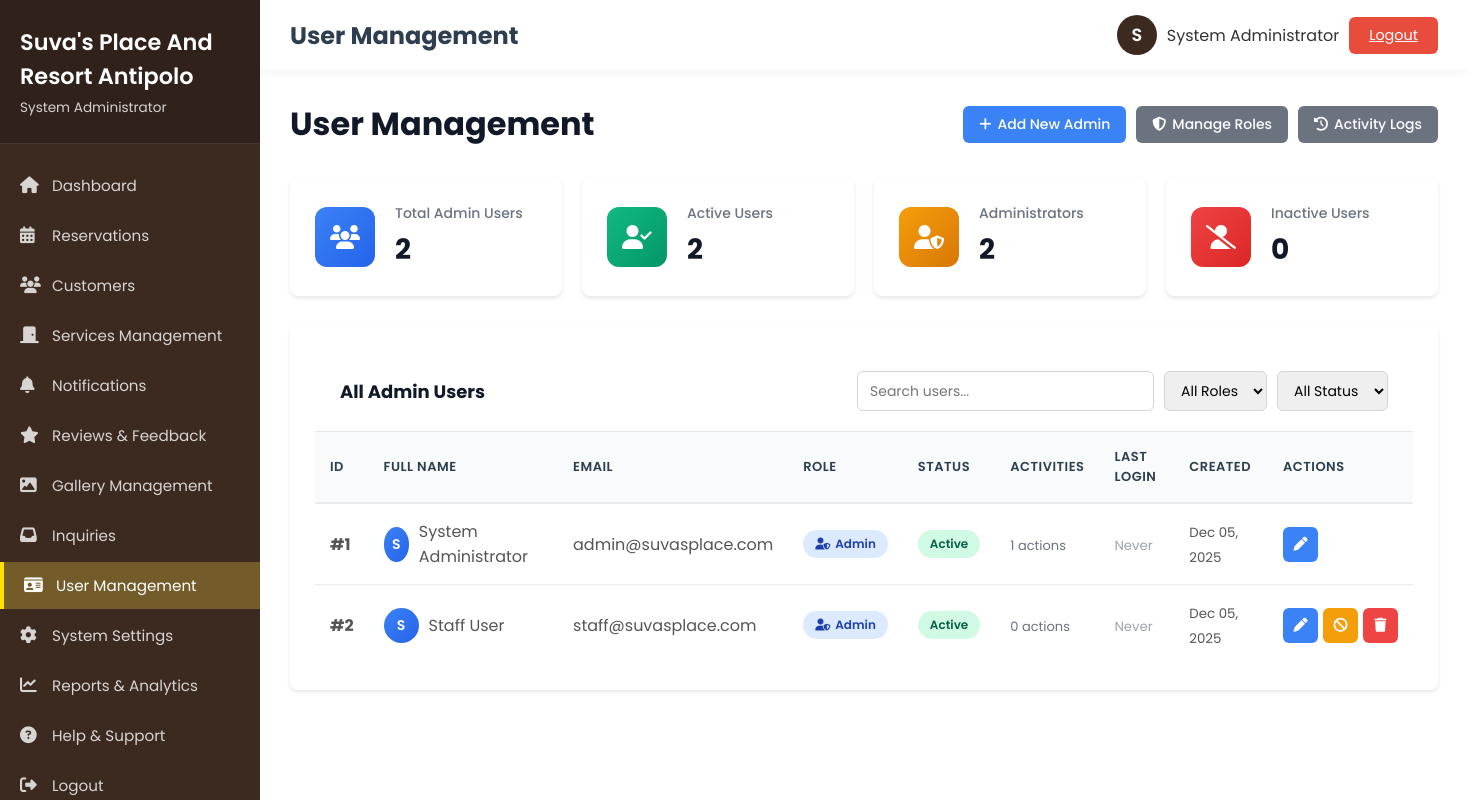
The page /admin/users.php (signed in) on the database its author committed.
### tables this page shows
CREATE TABLE IF NOT EXISTS users (
    id INT PRIMARY KEY AUTO_INCREMENT,
    username VARCHAR(50) UNIQUE NOT NULL,
    email VARCHAR(100) UNIQUE NOT NULL,
    password VARCHAR(255) NOT NULL,
    full_name VARCHAR(100) NOT NULL,
    phone VARCHAR(20),
    user_type ENUM('admin', 'client') DEFAULT 'client',
    role ENUM('admin', 'staff', 'client') DEFAULT 'client',
    status ENUM('active', 'inactive') DEFAULT 'active',
    created_at TIMESTAMP DEFAULT CURRENT_TIMESTAMP,
    last_login TIMESTAMP NULL,
    updated_at TIMESTAMP NULL ON UPDATE CURRENT_TIMESTAMP,
    INDEX idx_username (username),
    INDEX idx_email (email),
    INDEX idx_user_type (user_type),
    INDEX idx_role (role),
    INDEX idx_status (status)
);

### admin/users.php (the view, shortened to what this page needs)
<?php
require_once '../config/database.php';
$check_column = $conn->query("SHOW COLUMNS FROM users LIKE 'role'");
$has_role_column = $check_column->num_rows > 0;
if ($has_role_column) {
    $role_field = 'u.role';
} else {
    $role_field = 'u.user_type as role';
}
$users_query = "
    SELECT
        u.id,
        u.full_name,
        u.email,
        $role_field,
        u.status,
        u.created_at,
        u.last_login,
        COUNT(DISTINCT al.id) as activity_count
    FROM users u
    LEFT JOIN activity_logs al ON u.id = al.user_id
    WHERE u.user_type = 'admin'
    GROUP BY u.id
    ORDER BY u.created_at DESC
";
$users = $conn->query($users_query);
if ($has_role_column) {
    $total_users = $conn->query("SELECT COUNT(*) as count FROM users WHERE user_type = 'admin'")->fetch_assoc()['count'];
    $active_users = $conn->query("SELECT COUNT(*) as count FROM users WHERE user_type = 'admin' AND status = 'active'")->fetch_assoc()['count'];
    $admin_users = $conn->query("SELECT COUNT(*) as count FROM users WHERE role = 'admin'")->fetch_assoc()['count'];
    $inactive_users = $conn->query("SELECT COUNT(*) as count FROM users WHERE user_type = 'admin' AND status = 'inactive'")->fetch_assoc()['count'];
}
include 'includes/header.php';
?>
<div class="content-container">
    <div class="page-header">
        <h1>User Management</h1>
        <div class="header-actions">
            <a href="user_add.php" class="btn btn-primary">
                <i class="fa-solid fa-plus"></i> Add New Admin
            </a>
            <a href="user_roles.php" class="btn btn-secondary">
                <i class="fa-solid fa-shield-halved"></i> Manage Roles
            </a>
            <a href="user_logs.php" class="btn btn-secondary">
                <i class="fa-solid fa-clock-rotate-left"></i> Activity Logs
            </a>
        </div>
    </div>
    <div class="stats-grid">
        <div class="stat-card">
            <div class="stat-icon blue">
                <i class="fa-solid fa-users"></i>
            </div>
            <div class="stat-content">
                <h3>Total Admin Users</h3>
                <p class="stat-value"><?php echo $total_users; ?></p>
            </div>
        </div>
        <div class="stat-card">
            <div class="stat-icon green">
                <i class="fa-solid fa-user-check"></i>
            </div>
            <div class="stat-content">
                <h3>Active Users</h3>
                <p class="stat-value"><?php echo $active_users; ?></p>
            </div>
        </div>
        <div class="stat-card">
            <div class="stat-icon orange">
                <i class="fa-solid fa-user-shield"></i>
            </div>
            <div class="stat-content">
                <h3>Administrators</h3>
                <p class="stat-value"><?php echo $admin_users; ?></p>
            </div>
        </div>
        <div class="stat-card">
            <div class="stat-icon red">
                <i class="fa-solid fa-user-slash"></i>
            </div>
            <div class="stat-content">
                <h3>Inactive Users</h3>
                <p class="stat-value"><?php echo $inactive_users; ?></p>
            </div>
        </div>
    </div>
    <div class="data-table">
        <div class="table-header">
            <h2>All Admin Users</h2>
            <div class="table-filters">
                <input type="text" id="searchInput" placeholder="Search users..." class="search-input">
                <select id="roleFilter" class="filter-select">
                    <option value="">All Roles</option>
                </select>
                <select id="statusFilter" class="filter-select">
                    <option value="">All Status</option>
                </select>
            </div>
        </div>
        <div class="table-responsive">
            <table id="usersTable">
                <thead>
                    <tr>
                        <th>ID</th>
                        <th>Full Name</th>
                        <th>Email</th>
                        <th>Role</th>
                        <th>Status</th>
                        <th>Activities</th>
                        <th>Last Login</th>
                        <th>Created</th>
                        <th>Actions</th>
                    </tr>
                </thead>
                <tbody>
                    <?php if ($users && $users->num_rows > 0): ?>
                        <?php while ($user = $users->fetch_assoc()): ?>
                            <tr data-role="<?php echo $user['role']; ?>" data-status="<?php echo $user['status']; ?>">
                                <td><strong>#<?php echo $user['id']; ?></strong></td>
                                <td>
                                    <div class="user-info">
                                        <div class="user-avatar-small">
                                            <?php echo strtoupper(substr($user['full_name'], 0, 1)); ?>
                                        </div>
                                        <span><?php echo htmlspecialchars($user['full_name']); ?></span>
                                    </div>
                                </td>
                                <td><?php echo htmlspecialchars($user['email']); ?></td>
                                <td>
                                    <span class="role-badge role-<?php echo $user['role']; ?>">
                                        <i class="fa-solid <?php echo ($user['role'] === 'admin') ? 'fa-user-shield' : 'fa-user'; ?>"></i>
                                        <?php echo ucfirst($user['role']); ?>
                                    </span>
                                </td>
                                <td>
                                    <span class="status-badge status-<?php echo $user['status']; ?>">
                                        <?php echo ucfirst($user['status']); ?>
                                    </span>
                                </td>
                                <td>
                                    <span class="activity-count"><?php echo $user['activity_count']; ?> actions</span>
                                </td>
                                <td>
                                    <?php if ($user['last_login']): ?>
                                        <small><?php echo date('M d, Y h:i A', strtotime($user['last_login'])); ?></small>
                                    <?php else: ?>
                                        <small class="text-muted">Never</small>
                                    <?php endif; ?>
                                </td>
                                <td><small><?php echo date('M d, Y', strtotime($user['created_at'])); ?></small></td>
                                <td>
                                    <div class="action-buttons">
                                        <a href="user_edit.php?id=<?php echo $user['id']; ?>" class="btn-icon btn-edit" title="Edit">
                                            <i class="fa-solid fa-pen"></i>
                                        </a>
                                        <?php if ($user['id'] != $_SESSION['user_id']): ?>
                                            <form method="POST" style="display: inline;">
                                                <button type="submit" class="btn-icon <?php echo ($user['status'] === 'active') ? 'btn-warning' : 'btn-success'; ?>"
                                                        title="<?php echo ($user['status'] === 'active') ? 'Deactivate' : 'Activate'; ?>">
                                                    <i class="fa-solid <?php echo ($user['status'] === 'active') ? 'fa-ban' : 'fa-check'; ?>"></i>
                                                </button>
                                            </form>
                                            <button onclick="deleteUser(<?php echo $user['id']; ?>, '<?php echo htmlspecialchars($user['full_name']); ?>')"
                                                    class="btn-icon btn-delete" title="Delete">
                                                <i class="fa-solid fa-trash"></i>
                                            </button>
                                        <?php endif; ?>
                                    </div>
                                </td>
                            </tr>
                        <?php endwhile; ?>
                    <?php endif; ?>
                </tbody>
            </table>
        </div>
    </div>
</div>
<?php include 'includes/footer.php'; ?>

### rows shown on the page
users: id "1", full_name "S", full_name "System Administrator", email "admin@suvasplace.com", role "Admin", status "Active", activity_count "1", shows "Never", created_at "Dec 05, 2025"
users: id "2", full_name "S", full_name "Staff User", email "staff@suvasplace.com", role "Admin", status "Active", activity_count "0", shows "Never", created_at "Dec 05, 2025"

### other values the page prints
$_SESSION['full_name'] "System Administrator"
$page_title "User Management"
substr($_SESSION['full_name'], 0, 1) "S"
$total_users "2"
$active_users "2"
$admin_users "2"
$inactive_users "0"
